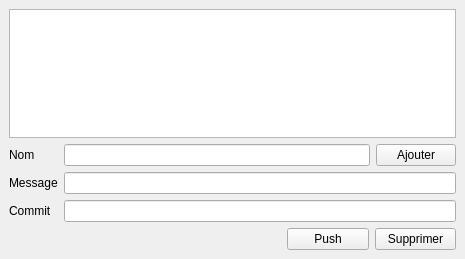
<?xml version="1.0" encoding="UTF-8"?>
<ui version="4.0">
 <class>TagsWindow</class>
 <widget class="QMainWindow" name="TagsWindow">
  <property name="geometry">
   <rect>
    <x>0</x>
    <y>0</y>
    <width>465</width>
    <height>259</height>
   </rect>
  </property>
  <property name="windowTitle">
   <string>Tags</string>
  </property>
  <widget class="QWidget" name="centralwidget">
   <layout class="QGridLayout" name="gridLayout_2">
    <item row="1" column="0" colspan="5">
     <layout class="QGridLayout" name="gridLayout">
      <item row="0" column="1">
       <widget class="QLineEdit" name="lineEdit_name"/>
      </item>
      <item row="1" column="1" colspan="2">
       <widget class="QLineEdit" name="lineEdit_msg"/>
      </item>
      <item row="0" column="2">
       <widget class="QPushButton" name="pushButton_add">
        <property name="text">
         <string>Ajouter</string>
        </property>
       </widget>
      </item>
      <item row="1" column="0">
       <widget class="QLabel" name="label_msg">
        <property name="text">
         <string>Message</string>
        </property>
       </widget>
      </item>
      <item row="0" column="0">
       <widget class="QLabel" name="label_name">
        <property name="text">
         <string>Nom</string>
        </property>
       </widget>
      </item>
      <item row="2" column="0">
       <widget class="QLabel" name="label_commit">
        <property name="text">
         <string>Commit</string>
        </property>
       </widget>
      </item>
      <item row="2" column="1" colspan="2">
       <widget class="QLineEdit" name="lineEdit_commit"/>
      </item>
     </layout>
    </item>
    <item row="0" column="0" colspan="5">
     <widget class="QListWidget" name="listWidget_tags">
      <property name="editTriggers">
       <set>QAbstractItemView::NoEditTriggers</set>
      </property>
      <property name="showDropIndicator" stdset="0">
       <bool>false</bool>
      </property>
      <property name="selectionMode">
       <enum>QAbstractItemView::ExtendedSelection</enum>
      </property>
     </widget>
    </item>
    <item row="2" column="4">
     <widget class="QPushButton" name="pushButton_remove">
      <property name="text">
       <string>Supprimer</string>
      </property>
     </widget>
    </item>
    <item row="2" column="3">
     <widget class="QPushButton" name="pushButton_push">
      <property name="text">
       <string>Push</string>
      </property>
     </widget>
    </item>
    <item row="2" column="0" colspan="3">
     <spacer name="horizontalSpacer">
      <property name="orientation">
       <enum>Qt::Horizontal</enum>
      </property>
      <property name="sizeHint" stdset="0">
       <size>
        <width>272</width>
        <height>22</height>
       </size>
      </property>
     </spacer>
    </item>
   </layout>
  </widget>
 </widget>
 <resources/>
 <connections/>
</ui>
